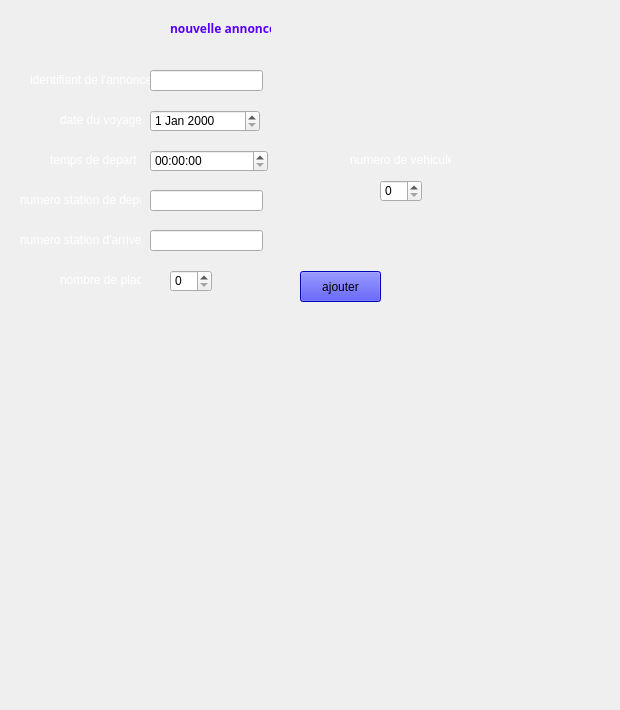
          <widget class="QWidget" name="tab_4">
           <attribute name="title">
            <string>ajouter</string>
           </attribute>
           <widget class="QLabel" name="label_4">
            <property name="geometry">
             <rect>
              <x>-4</x>
              <y>0</y>
              <width>471</width>
              <height>321</height>
             </rect>
            </property>
            <property name="text">
             <string/>
            </property>
            <property name="pixmap">
             <pixmap>../../OneDrive/Documents/images/bg.jpg</pixmap>
            </property>
           </widget>
           <widget class="QLabel" name="label_5">
            <property name="geometry">
             <rect>
              <x>170</x>
              <y>20</y>
              <width>101</width>
              <height>16</height>
             </rect>
            </property>
            <property name="palette">
             <palette>
              <active>
               <colorrole role="WindowText">
                <brush brushstyle="SolidPattern">
                 <color alpha="255">
                  <red>85</red>
                  <green>0</green>
                  <blue>255</blue>
                 </color>
                </brush>
               </colorrole>
              </active>
              <inactive>
               <colorrole role="WindowText">
                <brush brushstyle="SolidPattern">
                 <color alpha="255">
                  <red>85</red>
                  <green>0</green>
                  <blue>255</blue>
                 </color>
                </brush>
               </colorrole>
              </inactive>
              <disabled>
               <colorrole role="WindowText">
                <brush brushstyle="SolidPattern">
                 <color alpha="255">
                  <red>120</red>
                  <green>120</green>
                  <blue>120</blue>
                 </color>
                </brush>
               </colorrole>
              </disabled>
             </palette>
            </property>
            <property name="font">
             <font>
              <family>Bahnschrift SemiBold</family>
              <pointsize>9</pointsize>
              <weight>75</weight>
              <bold>true</bold>
             </font>
            </property>
            <property name="text">
             <string>nouvelle annonce</string>
            </property>
            <property name="textFormat">
             <enum>Qt::RichText</enum>
            </property>
           </widget>
           <widget class="QLabel" name="label_6">
            <property name="geometry">
             <rect>
              <x>30</x>
              <y>70</y>
              <width>121</width>
              <height>20</height>
             </rect>
            </property>
            <property name="palette">
             <palette>
              <active>
               <colorrole role="WindowText">
                <brush brushstyle="SolidPattern">
                 <color alpha="255">
                  <red>255</red>
                  <green>255</green>
                  <blue>255</blue>
                 </color>
                </brush>
               </colorrole>
              </active>
              <inactive>
               <colorrole role="WindowText">
                <brush brushstyle="SolidPattern">
                 <color alpha="255">
                  <red>255</red>
                  <green>255</green>
                  <blue>255</blue>
                 </color>
                </brush>
               </colorrole>
              </inactive>
              <disabled>
               <colorrole role="WindowText">
                <brush brushstyle="SolidPattern">
                 <color alpha="255">
                  <red>120</red>
                  <green>120</green>
                  <blue>120</blue>
                 </color>
                </brush>
               </colorrole>
              </disabled>
             </palette>
            </property>
            <property name="text">
             <string>identifiant de l'annonce</string>
            </property>
           </widget>
           <widget class="QLineEdit" name="idan">
            <property name="geometry">
             <rect>
              <x>150</x>
              <y>70</y>
              <width>113</width>
              <height>21</height>
             </rect>
            </property>
           </widget>
           <widget class="QLabel" name="label_7">
            <property name="geometry">
             <rect>
              <x>60</x>
              <y>110</y>
              <width>81</width>
              <height>20</height>
             </rect>
            </property>
            <property name="palette">
             <palette>
              <active>
               <colorrole role="WindowText">
                <brush brushstyle="SolidPattern">
                 <color alpha="255">
                  <red>255</red>
                  <green>255</green>
                  <blue>255</blue>
                 </color>
                </brush>
               </colorrole>
              </active>
              <inactive>
               <colorrole role="WindowText">
                <brush brushstyle="SolidPattern">
                 <color alpha="255">
                  <red>255</red>
                  <green>255</green>
                  <blue>255</blue>
                 </color>
                </brush>
               </colorrole>
              </inactive>
              <disabled>
               <colorrole role="WindowText">
                <brush brushstyle="SolidPattern">
                 <color alpha="255">
                  <red>120</red>
                  <green>120</green>
                  <blue>120</blue>
                 </color>
                </brush>
               </colorrole>
              </disabled>
             </palette>
            </property>
            <property name="text">
             <string>date du voyage</string>
            </property>
           </widget>
           <widget class="QLabel" name="label_8">
            <property name="geometry">
             <rect>
              <x>50</x>
              <y>150</y>
              <width>91</width>
              <height>20</height>
             </rect>
            </property>
            <property name="palette">
             <palette>
              <active>
               <colorrole role="WindowText">
                <brush brushstyle="SolidPattern">
                 <color alpha="255">
                  <red>255</red>
                  <green>255</green>
                  <blue>255</blue>
                 </color>
                </brush>
               </colorrole>
              </active>
              <inactive>
               <colorrole role="WindowText">
                <brush brushstyle="SolidPattern">
                 <color alpha="255">
                  <red>255</red>
                  <green>255</green>
                  <blue>255</blue>
                 </color>
                </brush>
               </colorrole>
              </inactive>
              <disabled>
               <colorrole role="WindowText">
                <brush brushstyle="SolidPattern">
                 <color alpha="255">
                  <red>120</red>
                  <green>120</green>
                  <blue>120</blue>
                 </color>
                </brush>
               </colorrole>
              </disabled>
             </palette>
            </property>
            <property name="text">
             <string>temps de depart</string>
            </property>
           </widget>
           <widget class="QLabel" name="label_9">
            <property name="geometry">
             <rect>
              <x>20</x>
              <y>190</y>
              <width>121</width>
              <height>20</height>
             </rect>
            </property>
            <property name="palette">
             <palette>
              <active>
               <colorrole role="WindowText">
                <brush brushstyle="SolidPattern">
                 <color alpha="255">
                  <red>255</red>
                  <green>255</green>
                  <blue>255</blue>
                 </color>
                </brush>
               </colorrole>
              </active>
              <inactive>
               <colorrole role="WindowText">
                <brush brushstyle="SolidPattern">
                 <color alpha="255">
                  <red>255</red>
                  <green>255</green>
                  <blue>255</blue>
                 </color>
                </brush>
               </colorrole>
              </inactive>
              <disabled>
               <colorrole role="WindowText">
                <brush brushstyle="SolidPattern">
                 <color alpha="255">
                  <red>120</red>
                  <green>120</green>
                  <blue>120</blue>
                 </color>
                </brush>
               </colorrole>
              </disabled>
             </palette>
            </property>
            <property name="text">
             <string>numero station de depart</string>
            </property>
           </widget>
           <widget class="QLabel" name="label_10">
            <property name="geometry">
             <rect>
              <x>20</x>
              <y>230</y>
              <width>121</width>
              <height>20</height>
             </rect>
            </property>
            <property name="palette">
             <palette>
              <active>
               <colorrole role="WindowText">
                <brush brushstyle="SolidPattern">
                 <color alpha="255">
                  <red>255</red>
                  <green>255</green>
                  <blue>255</blue>
                 </color>
                </brush>
               </colorrole>
              </active>
              <inactive>
               <colorrole role="WindowText">
                <brush brushstyle="SolidPattern">
                 <color alpha="255">
                  <red>255</red>
                  <green>255</green>
                  <blue>255</blue>
                 </color>
                </brush>
               </colorrole>
              </inactive>
              <disabled>
               <colorrole role="WindowText">
                <brush brushstyle="SolidPattern">
                 <color alpha="255">
                  <red>120</red>
                  <green>120</green>
                  <blue>120</blue>
                 </color>
                </brush>
               </colorrole>
              </disabled>
             </palette>
            </property>
            <property name="text">
             <string>numero station d'arrivee</string>
            </property>
           </widget>
           <widget class="QLabel" name="label_11">
            <property name="geometry">
             <rect>
              <x>60</x>
              <y>270</y>
              <width>81</width>
              <height>20</height>
             </rect>
            </property>
            <property name="palette">
             <palette>
              <active>
               <colorrole role="WindowText">
                <brush brushstyle="SolidPattern">
                 <color alpha="255">
                  <red>255</red>
                  <green>255</green>
                  <blue>255</blue>
                 </color>
                </brush>
               </colorrole>
              </active>
              <inactive>
               <colorrole role="WindowText">
                <brush brushstyle="SolidPattern">
                 <color alpha="255">
                  <red>255</red>
                  <green>255</green>
                  <blue>255</blue>
                 </color>
                </brush>
               </colorrole>
              </inactive>
              <disabled>
               <colorrole role="WindowText">
                <brush brushstyle="SolidPattern">
                 <color alpha="255">
                  <red>120</red>
                  <green>120</green>
                  <blue>120</blue>
                 </color>
                </brush>
               </colorrole>
              </disabled>
             </palette>
            </property>
            <property name="text">
             <string>nombre de places </string>
            </property>
           </widget>
           <widget class="QDateEdit" name="date">
            <property name="geometry">
             <rect>
              <x>150</x>
              <y>110</y>
              <width>110</width>
              <height>22</height>
             </rect>
            </property>
           </widget>
           <widget class="QTimeEdit" name="temps">
            <property name="geometry">
             <rect>
              <x>150</x>
              <y>150</y>
              <width>118</width>
              <height>22</height>
             </rect>
            </property>
           </widget>
           <widget class="QLineEdit" name="stationdep">
            <property name="geometry">
             <rect>
              <x>150</x>
              <y>190</y>
              <width>113</width>
              <height>21</height>
             </rect>
            </property>
           </widget>
           <widget class="QLineEdit" name="stationar">
            <property name="geometry">
             <rect>
              <x>150</x>
              <y>230</y>
              <width>113</width>
              <height>21</height>
             </rect>
            </property>
           </widget>
           <widget class="QSpinBox" name="nbplace">
            <property name="geometry">
             <rect>
              <x>170</x>
              <y>270</y>
              <width>42</width>
              <height>22</height>
             </rect>
            </property>
            <property name="maximum">
             <number>120</number>
            </property>
           </widget>
           <widget class="QLabel" name="label_12">
            <property name="geometry">
             <rect>
              <x>350</x>
              <y>150</y>
              <width>101</width>
              <height>20</height>
             </rect>
            </property>
            <property name="palette">
             <palette>
              <active>
               <colorrole role="WindowText">
                <brush brushstyle="SolidPattern">
                 <color alpha="255">
                  <red>255</red>
                  <green>255</green>
                  <blue>255</blue>
                 </color>
                </brush>
               </colorrole>
              </active>
              <inactive>
               <colorrole role="WindowText">
                <brush brushstyle="SolidPattern">
                 <color alpha="255">
                  <red>255</red>
                  <green>255</green>
                  <blue>255</blue>
                 </color>
                </brush>
               </colorrole>
              </inactive>
              <disabled>
               <colorrole role="WindowText">
                <brush brushstyle="SolidPattern">
                 <color alpha="255">
                  <red>120</red>
                  <green>120</green>
                  <blue>120</blue>
                 </color>
                </brush>
               </colorrole>
              </disabled>
             </palette>
            </property>
            <property name="text">
             <string>numero de vehicule</string>
            </property>
           </widget>
           <widget class="QSpinBox" name="numveh">
            <property name="geometry">
             <rect>
              <x>380</x>
              <y>180</y>
              <width>42</width>
              <height>22</height>
             </rect>
            </property>
           </widget>
           <widget class="QPushButton" name="ajouter">
            <property name="geometry">
             <rect>
              <x>300</x>
              <y>271</y>
              <width>81</width>
              <height>31</height>
             </rect>
            </property>
            <property name="cursor">
             <cursorShape>PointingHandCursor</cursorShape>
            </property>
            <property name="styleSheet">
             <string notr="true">background-color: rgb(0, 0, 255);

</string>
            </property>
            <property name="text">
             <string>ajouter</string>
            </property>
           </widget>
           <widget class="QLabel" name="label_13">
            <property name="geometry">
             <rect>
              <x>-20</x>
              <y>-30</y>
              <width>611</width>
              <height>401</height>
             </rect>
            </property>
            <property name="text">
             <string/>
            </property>
            <property name="pixmap">
             <pixmap>../images/bg.jpg</pixmap>
            </property>
           </widget>
           <widget class="QLabel" name="label_40">
            <property name="geometry">
             <rect>
              <x>-20</x>
              <y>300</y>
              <width>611</width>
              <height>401</height>
             </rect>
            </property>
            <property name="text">
             <string/>
            </property>
            <property name="pixmap">
             <pixmap>../images/bg.jpg</pixmap>
            </property>
           </widget>
           <zorder>label_40</zorder>
           <zorder>label_13</zorder>
           <zorder>label_4</zorder>
           <zorder>label_5</zorder>
           <zorder>label_6</zorder>
           <zorder>idan</zorder>
           <zorder>label_7</zorder>
           <zorder>label_8</zorder>
           <zorder>label_9</zorder>
           <zorder>label_10</zorder>
           <zorder>label_11</zorder>
           <zorder>date</zorder>
           <zorder>temps</zorder>
           <zorder>stationdep</zorder>
           <zorder>stationar</zorder>
           <zorder>nbplace</zorder>
           <zorder>label_12</zorder>
           <zorder>numveh</zorder>
           <zorder>ajouter</zorder>
          </widget>
